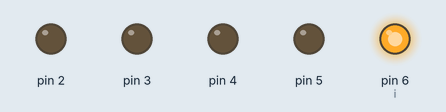
This sketch was run on a simulated Arduino Uno, built with avr-gcc and run on an emulated ATmega328P. Parts: output pins drawn as LEDs (lit = HIGH).

Above: at 0.05 s.
At 0.75 s:
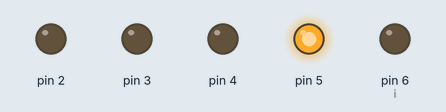
At 1.45 s:
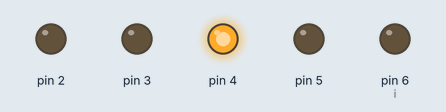
At 2.15 s:
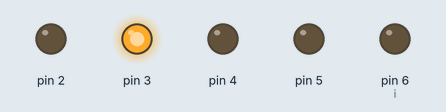
At 2.85 s:
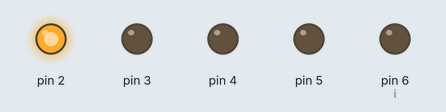
Timing chart, 0 to 3.1 s (numbered marks = the images above):
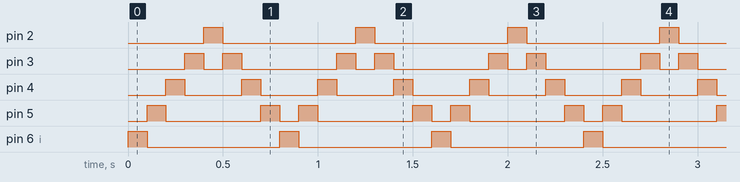

The sketch:

ejCocheFantastico.ino
```cpp
int i;
bool go;

void setup() {
  // put your setup code here, to run once:
  pinMode(6,OUTPUT);
  pinMode(5,OUTPUT);
  pinMode(4,OUTPUT);
  pinMode(3,OUTPUT);
  pinMode(2,OUTPUT);
  i = 6;
  go = true;
}

void loop() {
  // put your main code here, to run repeatedly:
  digitalWrite(i, HIGH);
  delay(100);
  digitalWrite(i, LOW);
  if(go){//go
    --i;
    if(i == 2)
      go = false;
  }else{//return
    ++i;
    if(i == 6)
      go = true;
  }
}
```

Measured:
- by itself, pin 2, pin 6 (i): alternates HIGH for 0.10 s and LOW for 0.70 s
- by itself, pin 3: repeats every 0.80 s: LOW 0.10 s, HIGH 0.10 s, LOW 0.50 s, HIGH 0.10 s
- by itself, pin 4: alternates HIGH for 0.10 s and LOW for 0.30 s
- by itself, pin 5: repeats every 0.80 s: LOW 0.50 s, HIGH 0.10 s, LOW 0.10 s, HIGH 0.10 s
